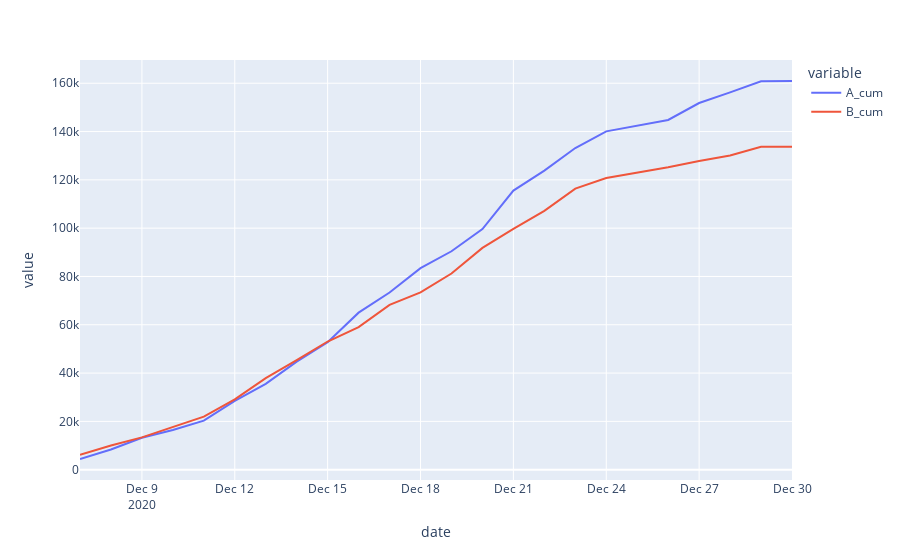

The notebook cell this image was saved under:
### Code cell
fig = px.line(cumsum_revenue, x="date", y=['A_cum','B_cum'])
fig.show()

### Figure 1 — Plotly figure (JSON) as saved in the notebook; plotly's stock layout.template omitted (floating-point values rounded to 4 significant figures)
{"data": [{"hovertemplate": "variable=A_cum<br>date=%{x}<br>value=%{y}<extra></extra>", "legendgroup": "A_cum", "line": {"color": "#636efa", "dash": "solid"}, "mode": "lines", "name": "A_cum", "orientation": "v", "showlegend": true, "type": "scatter", "x": ["2020-12-07T00:00:00", "2020-12-08T00:00:00", "2020-12-09T00:00:00", "2020-12-10T00:00:00", "2020-12-11T00:00:00", "2020-12-12T00:00:00", "2020-12-13T00:00:00", "2020-12-14T00:00:00", "2020-12-15T00:00:00", "2020-12-16T00:00:00", "2020-12-17T00:00:00", "2020-12-18T00:00:00", "2020-12-19T00:00:00", "2020-12-20T00:00:00", "2020-12-21T00:00:00", "2020-12-22T00:00:00", "2020-12-23T00:00:00", "2020-12-24T00:00:00", "2020-12-26T00:00:00", "2020-12-27T00:00:00", "2020-12-28T00:00:00", "2020-12-29T00:00:00", "2020-12-30T00:00:00"], "xaxis": "x", "y": [4433.0, 8382.0, 13200.0, 16410.0, 20310.0, 28530.0, 35570.0, 44720.0, 52740.0, 65020.0, 73350.0, 83450.0, 90440.0, 99650.0, 115600.0, 123800.0, 133200.0, 140100.0, 144800.0, 151800.0, 156200.0, 160800.0, 160900.0], "yaxis": "y"}, {"hovertemplate": "variable=B_cum<br>date=%{x}<br>value=%{y}<extra></extra>", "legendgroup": "B_cum", "line": {"color": "#EF553B", "dash": "solid"}, "mode": "lines", "name": "B_cum", "orientation": "v", "showlegend": true, "type": "scatter", "x": ["2020-12-07T00:00:00", "2020-12-08T00:00:00", "2020-12-09T00:00:00", "2020-12-10T00:00:00", "2020-12-11T00:00:00", "2020-12-12T00:00:00", "2020-12-13T00:00:00", "2020-12-14T00:00:00", "2020-12-15T00:00:00", "2020-12-16T00:00:00", "2020-12-17T00:00:00", "2020-12-18T00:00:00", "2020-12-19T00:00:00", "2020-12-20T00:00:00", "2020-12-21T00:00:00", "2020-12-22T00:00:00", "2020-12-23T00:00:00", "2020-12-24T00:00:00", "2020-12-26T00:00:00", "2020-12-27T00:00:00", "2020-12-28T00:00:00", "2020-12-29T00:00:00", "2020-12-30T00:00:00"], "xaxis": "x", "y": [6213.0, 10020.0, 13370.0, 17830.0, 21990.0, 29110.0, 37890.0, 45390.0, 53070.0, 59060.0, 68210.0, 73430.0, 81230.0, 91830.0, 99690.0, 107200.0, 116400.0, 120700.0, 125200.0, 127800.0, 130100.0, 133700.0, 133700.0], "yaxis": "y"}], "layout": {"legend": {"title": {"text": "variable"}, "tracegroupgap": 0}, "margin": {"t": 60}, "xaxis": {"anchor": "y", "domain": [0, 1], "title": {"text": "date"}}, "yaxis": {"anchor": "x", "domain": [0, 1], "title": {"text": "value"}}}}
